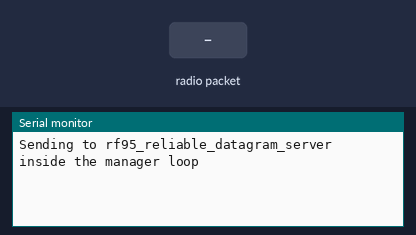
The sketch below on a simulated Arduino Mega 2560, built with avr-gcc and run on an emulated ATmega2560. On the bench: the last lines printed to the serial monitor. The test bench sets the inputs (shaded band). No radio packets arrive unless stated.

Above: at 1.2 s.
1.3 s: radio packet "1" arrives
At 2.1 s:
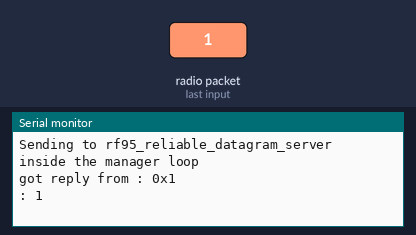
2.8 s: radio packet "0" arrives
At 3.5 s:
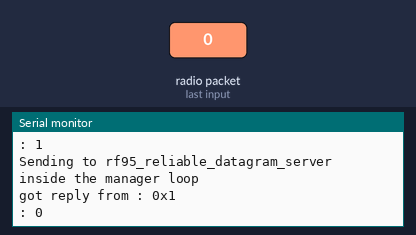
4.3 s: radio packet "2" arrives
At 4.7 s:
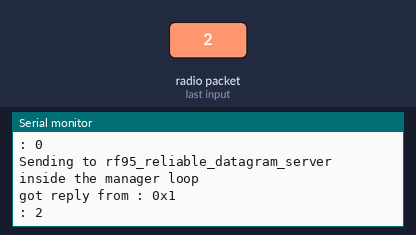

Measured:
- after the input at 1.3 s, the serial monitor: prints a new line at once (image 1)
- after the input at 2.8 s, the serial monitor: prints a new line at once (image 2)
- after the input at 4.3 s, the serial monitor: prints a new line at once (image 3)

The sketch:

Radiohead_client.ino
```cpp
#include <RHReliableDatagram.h>
#include <RH_RF95.h>
#include <SPI.h>

#define CLIENT_ADDRESS 1
#define SERVER_ADDRESS 2
#define freq 868.0

RH_RF95 driver(10, 2);     //for arduino Mega

// Class to manage message delivery and receipt, using the driver declared above
RHReliableDatagram manager(driver, SERVER_ADDRESS);

void setup()
{
  Serial.begin(9600);
  //SPI.setClockDivider(SPI_CLOCK_DIV2);
  while(!Serial);
  if(!manager.init())
    Serial.println("init failed");
   /* RFM95 setup section */
  while (!Serial) ; // Wait for serial port to be available
  if (!manager.init())
    Serial.println("init failed");

  //Set Frequency & Configuration.Defaults after init are 434.0MHz, 13dBm, Bw = 125 kHz, Cr = 4/5, Sf = 128chips/symbol, CRC on
  if(!driver.setFrequency(freq))
    Serial.print("Set frequency failed!");

  if(!driver.setModemConfig(RH_RF95::Bw125Cr45Sf128 ))
    Serial.print("config failed!");

  // you can set transmitter powers from 5 to 23 dBm:
  driver.setTxPower(20, false);
}

uint8_t buf1[] = "Hello World!";
uint8_t buf[RH_RF95_MAX_MESSAGE_LEN];
void loop()
{
  Serial.println("Sending to rf95_reliable_datagram_server");
   //delay(2000);
   if (manager.sendtoWait(buf1, sizeof(buf1), SERVER_ADDRESS))
   {
    Serial.println("inside the manager loop");
    // Now wait for a reply from the server
    uint8_t len = sizeof(buf);
    uint8_t from;
         if (manager.recvfromAckTimeout(buf, &len, 2000, &from))
         {
           Serial.print("got reply from : 0x");
           Serial.println(from, HEX);
           Serial.print(": ");
           //delay(2000);
           Serial.println((char*)buf);
           //delay(2000);
           }
       else
        {
          Serial.println("No reply, is rf95_reliable_datagram_server running?");
        }
    }
   else
      {
          Serial.println("sendtoWait failed");
       }
       delay(1000);
}
```
